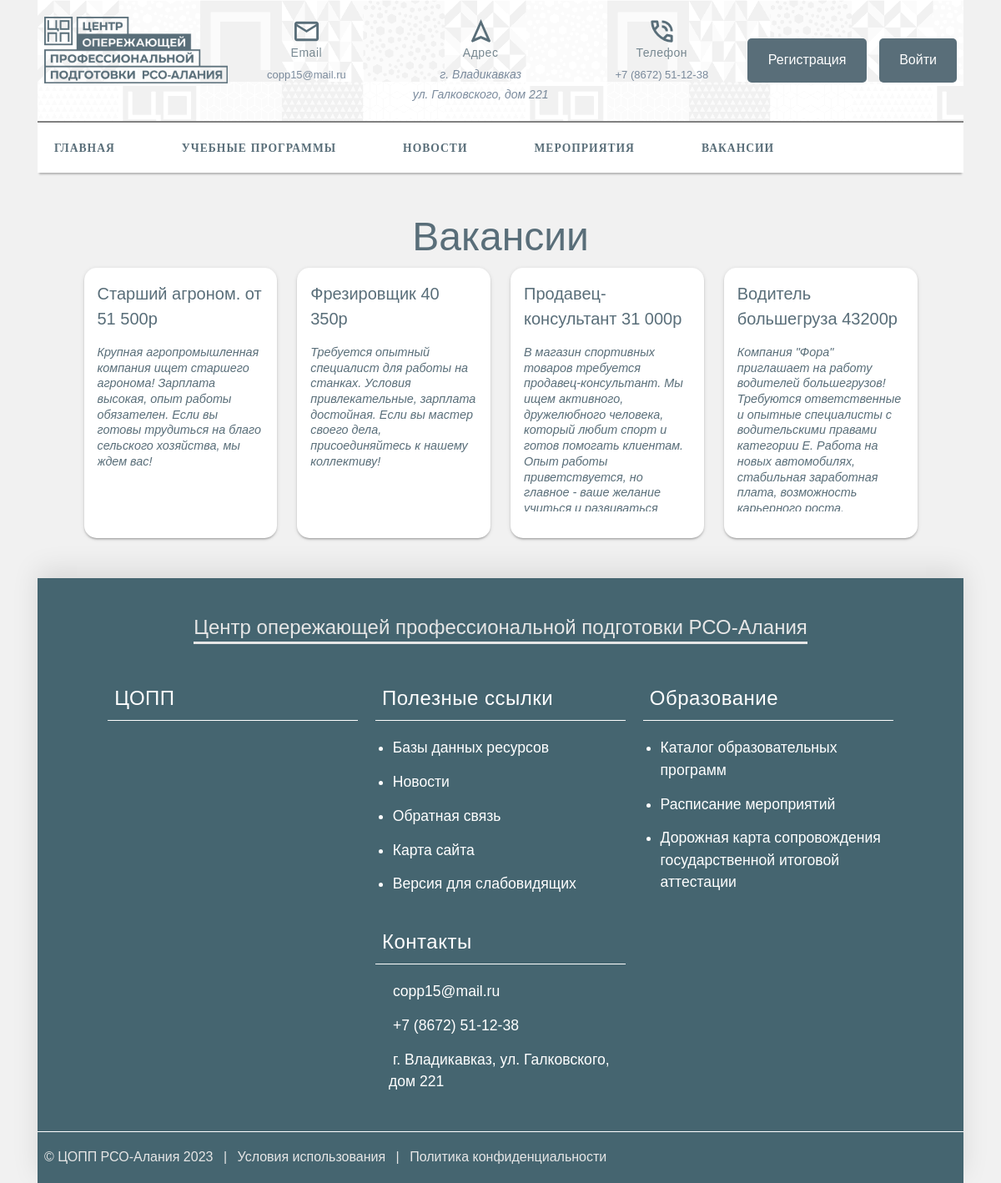
Page /vacancies/ on the committed database.
### vacancy/models.py (models this page shows, shortened)
class Vacancy(models.Model):
    title = models.CharField(
        max_length=140,
        verbose_name='Заголовок вакансии',
        help_text='Заголовок вакансии'
    )
    short_story = models.TextField(
        verbose_name='Краткая новость',
        help_text='Краткая новость'
    )
    full_story = models.TextField(
        null=True,
        blank=True,
        verbose_name='Полное описание вакансии',
        help_text='Полное описание вакансии'
    )
    date = models.DateTimeField(
        verbose_name='Дата публикации',
        help_text='Дата публикации'
    )
    is_published = models.BooleanField(
        verbose_name='Вакансия опубликована',
    )
    class Meta:
        verbose_name = 'Вакансия'
        verbose_name_plural = 'Вакансии'

### vacancy/views.py (the view)
# urls.py: path('', views.index, name='index'),
def index(request):
    vacancies = Vacancy.objects.all()
    context = {'vacancies': vacancies}
    return render(request, 'vacancy/index.html', context)

### vacancy/templates/vacancy/index.html (shortened to what this page needs)
{% extends 'base.html' %}
{% block content %}
    <div class="container1">
        <h1>Вакансии</h1>
        <div class="theprog">
            {% for vacancy in vacancies %}
                {% include 'vacancy/includes/short_story.html' %}
            {% endfor %}
        </div>
    </div>
{% endblock content %}

### vacancy/templates/vacancy/includes/short_story.html
{% load thumbnail %}
<div class="vacancy">
    <div class="vacancy_title">
        <a href="{% url 'vacancy:vacancy-detail' vacancy.id %}">{{ vacancy.title }}</a>
    </div>
    <div class="prog_discript_sh">
        {{ vacancy.short_story |safe }}
    </div>
</div>

### static/css/style.css (style rules this page uses)
body { background: #f1f1f1; margin:0; font-family: Arial; color: #596e79; }
a { text-decoration: none; color:inherit; }
h1 { text-align:center; font-size: 3rem; }
.theprog { display:flex; justify-content: space-between; flex-wrap: wrap; gap: 1.5rem; }
.prog_discript_sh { max-height: 200px; overflow: hidden; font-style: italic; font-size: .9rem; line-height: 1.3; margin: 1rem 0; }
.prog_discript_sh p { margin: 0; }
.container1 { margin: 0 auto; }
.vacancy { flex: 1; padding: 16px; background: #fff; box-shadow: 0 2px 2px 0 rgba(0,0,0,.14), 0 3px 1px -2px rgba(0,0,0,.1), 0 1px 5px 0 rgba(0,0,0,.12); border-radius: 15px; }
.vacancy_title a { font-size: 20px; }

### rows in the picture
Vacancy: title "Старший агроном. от 51 500р", short_story "Крупная агропромышленная компания ищет старшего агронома! Зарплата высокая, опыт работы обязателен. Если вы готовы трудиться на благо сельского хозяйства, мы ждем вас!"
Vacancy: title "Фрезировщик 40 350р", short_story "Требуется опытный специалист для работы на станках. Условия привлекательные, зарплата достойная. Если вы мастер своего дела, присоединяйтесь к нашему коллективу!"
Vacancy: title "Продавец-консультант 31 000р", short_story "В магазин спортивных товаров требуется продавец-консультант. Мы ищем активного, дружелюбного человека, который любит спорт и готов помогать клиентам. Опыт работы приветствуется, но главное - ваше желание учиться и развиваться…"
Vacancy: title "Водитель большегруза 43200р", short_story "Компания \"Фора\" приглашает на работу водителей большегрузов! Требуются ответственные и опытные специалисты с водительскими правами категории Е. Работа на новых автомобилях, стабильная заработная плата, возможность карьерного роста."
